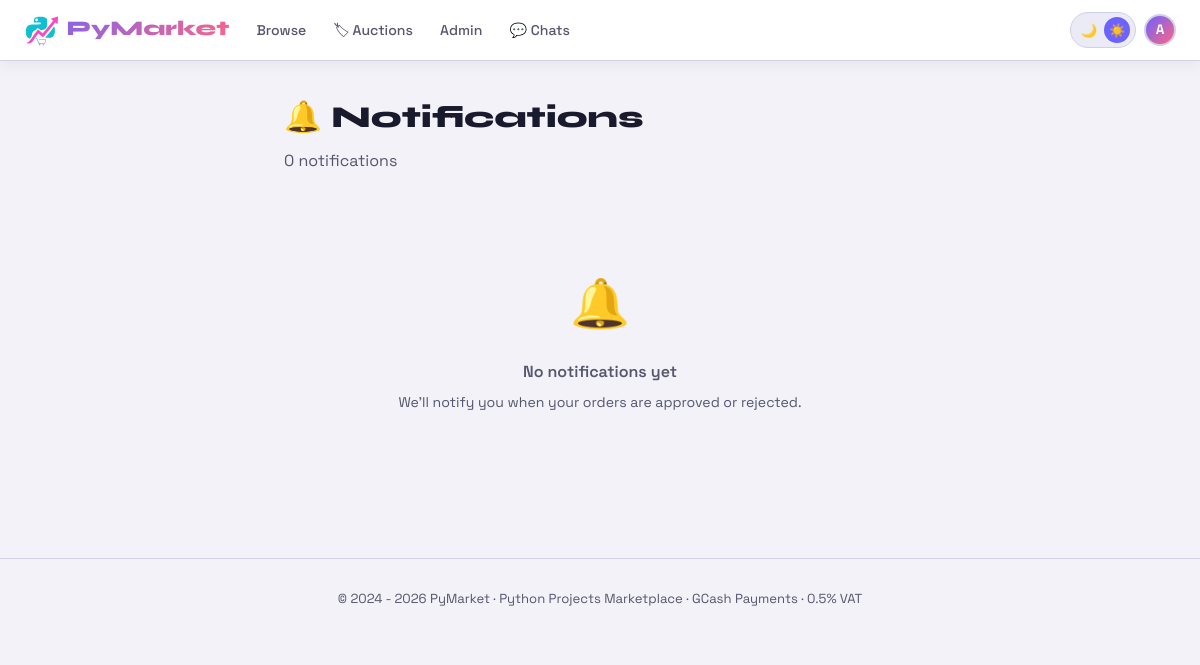
The page /notifications (signed in) on the database as committed earlier.
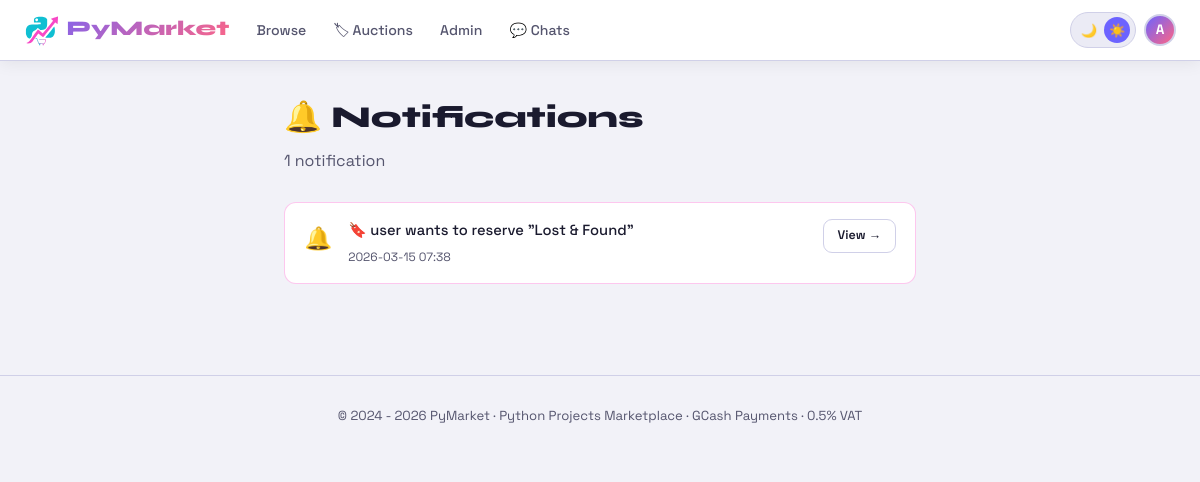
The same page on the database as committed later.
### tables this page shows
CREATE TABLE notifications (
            id INTEGER PRIMARY KEY AUTOINCREMENT,
            user_id INTEGER NOT NULL,
            message TEXT NOT NULL,
            link TEXT,
            is_read INTEGER DEFAULT 0,
            created_at TEXT DEFAULT CURRENT_TIMESTAMP,
            FOREIGN KEY(user_id) REFERENCES users(id));

### app.py (the view)
@app.route('/notifications')
@login_required
def notifications():
    db = get_db()
    notifs = db.execute(
        "SELECT * FROM notifications WHERE user_id=? ORDER BY created_at DESC LIMIT 50",
        (session['user_id'],)).fetchall()
    db.execute("UPDATE notifications SET is_read=1 WHERE user_id=?", (session['user_id'],))
    db.commit()
    return render_template('notifications.html', notifs=notifs)

### app.py (called while the page is built)
def get_db():
    conn = sqlite3.connect(DB_PATH)
    conn.row_factory = sqlite3.Row
    return conn

def login_required(f):
    @wraps(f)
    def decorated(*args, **kwargs):
        if 'user_id' not in session:
            flash('login_required')
            return redirect(url_for('login', next=request.url))
        return f(*args, **kwargs)
    return decorated

### templates/notifications.html (shortened to what this page needs)
{% extends 'base.html' %}
{% block content %}
<div class="container" style="max-width:680px">
  <h1 class="page-title">🔔 Notifications</h1>
  <p class="page-sub">{{ notifs|length }} notification{{ 's' if notifs|length != 1 }}</p>
  {% if notifs %}
    {% for n in notifs %}
    <div style="background:var(--surface);border:1px solid {% if not n['is_read'] %}rgba(248,72,198,.3){% else %}var(--border){% endif %};border-radius:12px;padding:1rem 1.2rem;margin-bottom:.7rem;display:flex;align-items:flex-start;gap:1rem;transition:.2s">
      <div style="font-size:1.4rem;flex-shrink:0;margin-top:.1rem">
        {% if '✅' in n['message'] %}✅{% elif '❌' in n['message'] %}❌{% else %}🔔{% endif %}
      </div>
      <div style="flex:1">
        <div style="font-size:.92rem;line-height:1.6;{% if not n['is_read'] %}color:var(--text);font-weight:500{% else %}color:var(--muted){% endif %}">{{ n['message'] }}</div>
        <div style="font-size:.75rem;color:var(--muted);margin-top:.3rem">{{ n['created_at'][:16].replace('T',' ') }}</div>
      </div>
      {% if n['link'] %}
      <a href="{{ n['link'] }}" class="btn btn-outline btn-sm" style="flex-shrink:0;font-size:.78rem">View →</a>
      {% endif %}
    </div>
    {% endfor %}
  {% else %}
  <div style="text-align:center;padding:4rem 1rem;color:var(--muted)">
    <div style="font-size:3rem;margin-bottom:1rem">🔔</div>
    <div style="font-weight:600;margin-bottom:.4rem">No notifications yet</div>
    <div style="font-size:.88rem">We'll notify you when your orders are approved or rejected.</div>
  </div>
  {% endif %}
</div>
{% endblock %}

Rows that differ between the two databases and show on the page:
added notifications: message "🔖 user wants to reserve \"Lost & Found\"", created_at "2026-03-15 07:38"
Other text that changed with them:
{{ notifs|length }}: "0" → "1"
{{ 's' if notifs|length != 1 }}: "s" → (not shown)
text no longer shown: "🔔 No notifications yet We'll notify you when your orders are approved or rejected."
